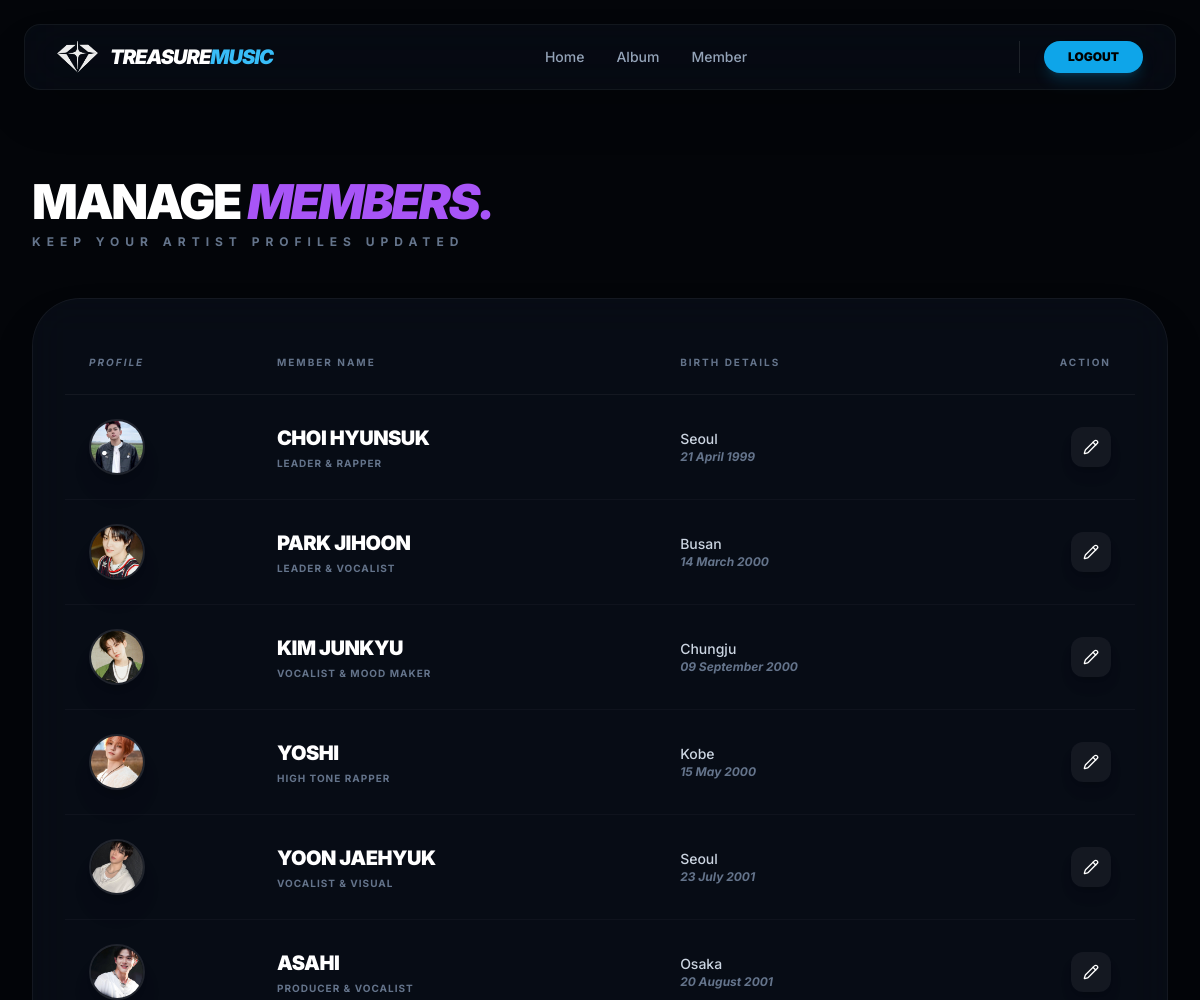
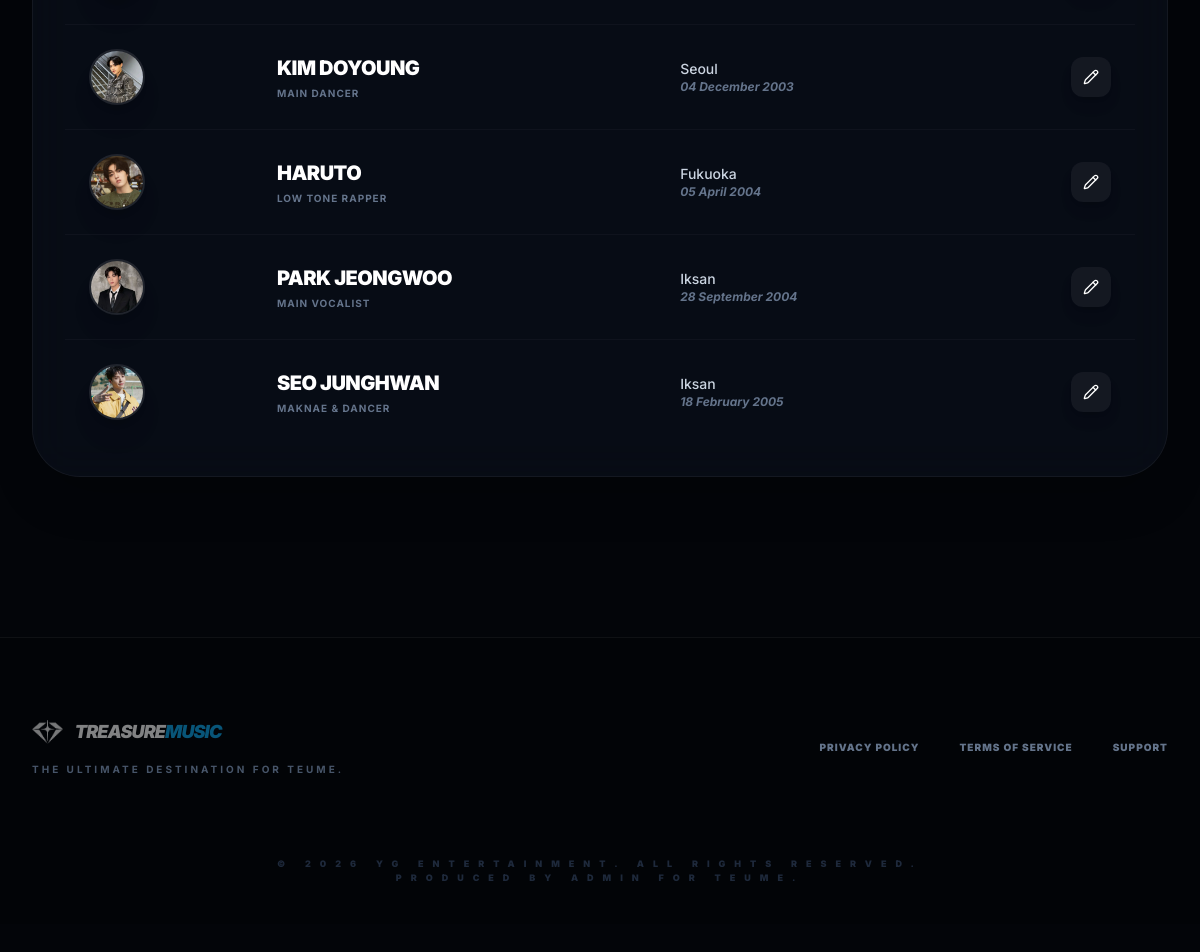
The page /admin/manage_members.php (signed in) on the database its author committed (2 pictures, top to bottom).
### tables this page shows
CREATE TABLE `members` (
  `id` int(11) NOT NULL,
  `nama` varchar(100) DEFAULT NULL,
  `tempat_lahir` varchar(100) DEFAULT NULL,
  `tanggal_lahir` date DEFAULT NULL,
  `funfact` text DEFAULT NULL,
  `foto` varchar(255) DEFAULT NULL
);

### admin/manage_members.php (the view, shortened to what this page needs)
<?php
require_once __DIR__ . '/../config/db.php';
$query = mysqli_query($conn, "SELECT * FROM members ORDER BY id ASC");
?>
<!DOCTYPE html>
<html lang="id">
<head>
    <script src="https://cdn.tailwindcss.com"></script>
</head>
<body class="pb-20">
    <?php include 'navbar.php'; ?>
    <main class="max-w-7xl mx-auto px-8 pt-16">
        <div class="flex flex-col md:flex-row justify-between items-end gap-6 mb-12">
            <div>
                <h1 class="text-5xl font-black tracking-tighter uppercase mb-2">Manage <span class="text-purple-500 italic">Members.</span></h1>
                <p class="text-slate-500 font-bold text-xs uppercase tracking-[0.5em]">Keep your artist profiles updated</p>
            </div>
        </div>
        <div class="table-glass rounded-[3rem] overflow-hidden p-8 shadow-2xl">
            <table class="w-full">
                <thead>
                    <tr class="text-left border-b border-white/5 text-slate-500 text-[10px] font-black uppercase tracking-[0.2em]">
                        <th class="px-6 py-6 italic">Profile</th>
                        <th class="px-6 py-6">Member Name</th>
                        <th class="px-6 py-6">Birth Details</th>
                        <th class="px-6 py-6 text-right">Action</th>
                    </tr>
                </thead>
                <tbody class="divide-y divide-white/[0.03]">
                    <?php while($row = mysqli_fetch_assoc($query)): ?>
                    <tr class="group hover:bg-white/[0.02] transition-colors">
                        <td class="px-6 py-6">
                            <div class="w-14 h-14 rounded-full overflow-hidden border-2 border-white/10 group-hover:border-purple-500 transition-all shadow-xl">
                                <img src="../assets/img/<?= htmlspecialchars($row['foto']); ?>" class="w-full h-full object-cover">
                            </div>
                        </td>
                        <td class="px-6 py-6">
                            <div class="flex flex-col">
                                <span class="text-xl font-black uppercase tracking-tight group-hover:text-purple-400 transition"><?= htmlspecialchars($row['nama']); ?></span>
                                <span class="text-[10px] text-slate-500 font-bold uppercase tracking-widest mt-1"><?= htmlspecialchars($row['funfact']); ?></span>
                            </div>
                        </td>
                        <td class="px-6 py-6">
                            <div class="flex flex-col text-sm">
                                <span class="text-slate-300 font-medium"><?= htmlspecialchars($row['tempat_lahir']); ?></span>
                                <span class="text-slate-500 text-xs italic font-bold"><?= date('d F Y', strtotime($row['tanggal_lahir'])); ?></span>
                            </div>
                        </td>
                        <td class="px-6 py-6 text-right">
                            <div class="flex justify-end gap-3">
                                <a href="edit_member.php?id=<?= $row['id']; ?>" class="p-3 bg-white/5 hover:bg-purple-500 hover:text-white rounded-xl transition-all shadow-lg">
                                    <i data-lucide="pencil" class="w-4 h-4"></i>
                                </a>
                            </div>
                        </td>
                    </tr>
                    <?php endwhile; ?>
                </tbody>
            </table>
        </div>
    </main>
    <?php include 'footer.php'; ?>
</body>
</html>

### admin/manage_members.php (style rules this page uses)
body { font-family: 'Inter', sans-serif; background: #030509; color: white; min-height: 100vh; }
.table-glass { background: rgba(15, 23, 42, 0.4); border: 1px solid rgba(255, 255, 255, 0.05); backdrop-filter: blur(20px); }

### rows shown on the page
members: foto (picture), nama "CHOI HYUNSUK", funfact "LEADER & RAPPER", tempat_lahir "Seoul", tanggal_lahir "21 April 1999"
members: foto (picture), nama "PARK JIHOON", funfact "LEADER & VOCALIST", tempat_lahir "Busan", tanggal_lahir "14 March 2000"
members: foto (picture), nama "KIM JUNKYU", funfact "VOCALIST & MOOD MAKER", tempat_lahir "Chungju", tanggal_lahir "09 September 2000"
members: foto (picture), nama "YOSHI", funfact "HIGH TONE RAPPER", tempat_lahir "Kobe", tanggal_lahir "15 May 2000"
members: foto (picture), nama "YOON JAEHYUK", funfact "VOCALIST & VISUAL", tempat_lahir "Seoul", tanggal_lahir "23 July 2001"
members: foto (picture), nama "ASAHI", funfact "PRODUCER & VOCALIST", tempat_lahir "Osaka", tanggal_lahir "20 August 2001"
members: foto (picture), nama "KIM DOYOUNG", funfact "MAIN DANCER", tempat_lahir "Seoul", tanggal_lahir "04 December 2003"
members: foto (picture), nama "HARUTO", funfact "LOW TONE RAPPER", tempat_lahir "Fukuoka", tanggal_lahir "05 April 2004"
members: foto (picture), nama "PARK JEONGWOO", funfact "MAIN VOCALIST", tempat_lahir "Iksan", tanggal_lahir "28 September 2004"
members: foto (picture), nama "SEO JUNGHWAN", funfact "MAKNAE & DANCER", tempat_lahir "Iksan", tanggal_lahir "18 February 2005"
